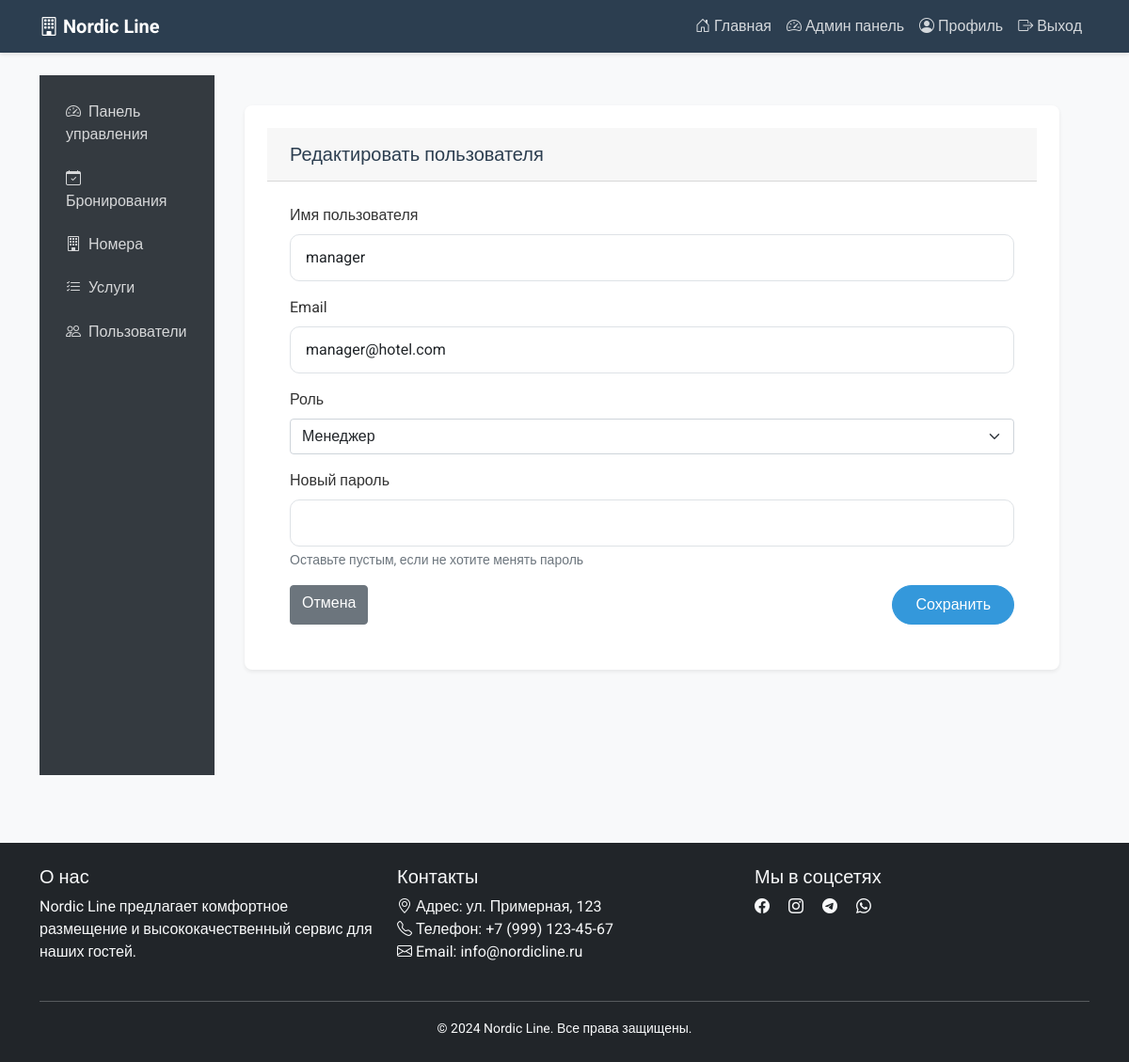
The app's page /admin/users/edit/2 (signed in) with its own data.
### models.py (models this page shows)
class User(UserMixin, db.Model):
    id = db.Column(db.Integer, primary_key=True)
    username = db.Column(db.String(80), unique=True, nullable=False)
    password = db.Column(db.String(120), nullable=False)
    role = db.Column(db.String(20), nullable=False)  # 'admin', 'manager', 'client'
    email = db.Column(db.String(120), unique=True, nullable=False)
    created_at = db.Column(db.DateTime, default=datetime.utcnow)

### app.py (the view, shortened to what this page needs)
@app.route('/admin/users/edit/<int:user_id>', methods=['GET', 'POST'])
@login_required
def admin_edit_user(user_id):
    if current_user.role != 'admin':
        flash('Доступ запрещен')
        return redirect(url_for('index'))
    user = User.query.get_or_404(user_id)
    return render_template('admin/edit_user.html', user=user)

### app.py (called while the page is built)
@login_manager.user_loader
def load_user(user_id):
    return User.query.get(int(user_id))

### templates/admin/edit_user.html (shortened to what this page needs)
{% extends "admin/base.html" %}
{% block admin_content %}
<div class="admin-card">
    <div class="admin-card-header">
        <h3 class="mb-0">Редактировать пользователя</h3>
    </div>
    <div class="admin-card-body">
        <form method="POST">
            <div class="mb-3">
                <label for="username" class="form-label">Имя пользователя</label>
                <input type="text" class="form-control" id="username" name="username" value="{{ user.username }}" required>
            </div>
            <div class="mb-3">
                <label for="email" class="form-label">Email</label>
                <input type="email" class="form-control" id="email" name="email" value="{{ user.email }}" required>
            </div>
            <div class="mb-3">
                <label for="role" class="form-label">Роль</label>
                <select class="form-select" id="role" name="role" required>
                    <option value="manager" {% if user.role == 'manager' %}selected{% endif %}>Менеджер</option>
                </select>
            </div>
            <div class="mb-3">
                <label for="password" class="form-label">Новый пароль</label>
                <input type="password" class="form-control" id="password" name="password">
                <div class="form-text">Оставьте пустым, если не хотите менять пароль</div>
            </div>
            <div class="d-flex justify-content-between">
                <a href="{{ url_for('admin_users') }}" class="btn btn-secondary">Отмена</a>
                <button type="submit" class="btn btn-primary">Сохранить</button>
            </div>
        </form>
    </div>
</div>
{% endblock %}

### static/css/style.css (style rules this page uses)
:root { --primary-color: #2c3e50; --secondary-color: #3498db; --accent-color: #e74c3c; --light-bg: #f8f9fa; --dark-bg: #2c3e50; }
body { font-family: 'Roboto', sans-serif; background-color: var(--light-bg); color: #333; min-height: 100vh; display: flex; flex-direction: column; }
.btn-primary { background-color: var(--secondary-color); border-color: var(--secondary-color); padding: 0.5rem 1.5rem; border-radius: 25px; transition: all 0.3s ease; }
.form-control { border-radius: 10px; border: 1px solid #dee2e6; padding: 0.75rem 1rem; }
.admin-card { background-color: white; border-radius: 15px; padding: 1.5rem; margin-bottom: 1.5rem; box-shadow: 0 5px 15px rgba(0,0,0,0.05); }
.admin-card h3 { color: var(--primary-color); font-size: 1.25rem; margin-bottom: 1rem; }

### templates/admin/base.html (style rules this page uses)
.admin-card { background: #fff; border-radius: 0.5rem; box-shadow: 0 0.125rem 0.25rem rgba(0,0,0,.075); margin-bottom: 1.5rem; }
.admin-card-header { padding: 1rem 1.5rem; border-bottom: 1px solid rgba(0,0,0,.125); background-color: rgba(0,0,0,.03); }
.admin-card-body { padding: 1.5rem; }

### records on screen
User: username "manager", email "manager@hotel.com", role "Менеджер"
